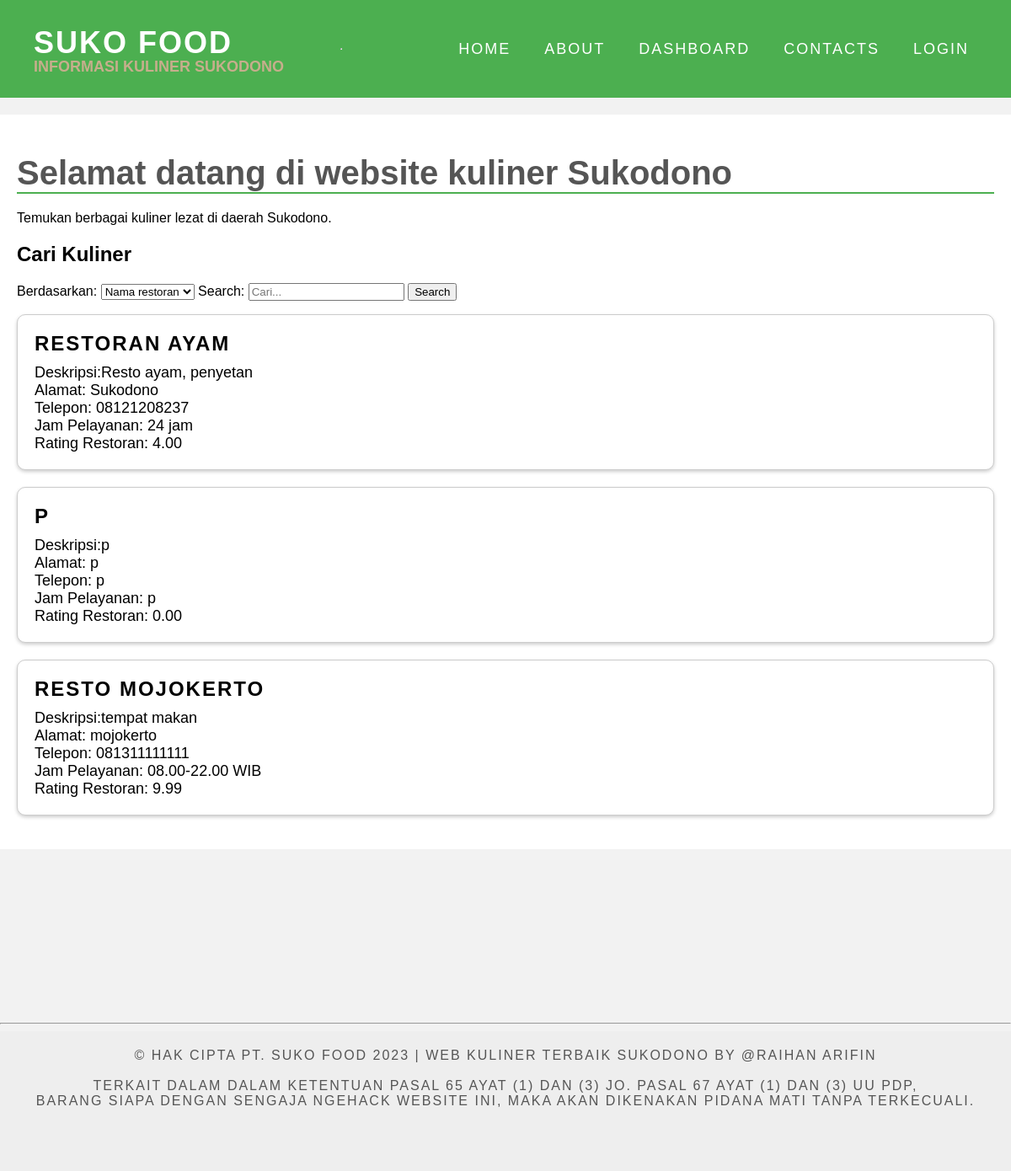
The page / on the database its author committed.
### tables this page shows
CREATE TABLE `restoran` (
  `id_restoran` int(11) NOT NULL,
  `nama` varchar(255) NOT NULL,
  `gambar` varchar(255) DEFAULT NULL,
  `alamat` varchar(255) NOT NULL,
  `telepon` varchar(20) NOT NULL,
  `jam_buka_jam_tutup` varchar(50) NOT NULL,
  `deskripsi` text NOT NULL,
  `menu` text NOT NULL,
  `rating_restoran` decimal(3,2) NOT NULL
);

### home.php (the view, shortened to what this page needs)
<div class="page">
</head>
<body>
  <h1 class="sel" >Selamat datang di website kuliner Sukodono</h1>
  <p>Temukan berbagai kuliner lezat di daerah Sukodono.</p>
  <h2>Cari Kuliner</h2>
  <form method="post" action="">
    <label for="kategori">Berdasarkan:</label>
    <select id="kategori" name="kategori">
      <option value="nama_restoran">Nama restoran</option>
    </select>
    <label for="search">Search:</label>
    <input type="text" name="search" id="search" autocomplete="off" placeholder="Cari...">
    <input type="submit" name="submit" value="Search">
  </form>
  <?php
  $servername = "localhost";
  $username = "root";
  $password = "";
  $dbname = "kuliner_sukodono";
  $conn = mysqli_connect($servername, $username, $password, $dbname);
  if(isset($_POST['submit'])) {
    $search = $_POST['search'];
    $kategori = $_POST['kategori'];
    $column = '';
    if ($kategori === 'nama_restoran') {
      $column = 'nama';
    } elseif ($kategori === 'rating_restoran') {
      $column = 'rating_restoran';
    } elseif ($kategori === 'alamat') {
    $column = 'alamat';
    } elseif ($kategori === 'menu') {
      $column = 'menu';
    }
    $sql = "SELECT * FROM restoran WHERE $column LIKE '%$search%'";
    $result = mysqli_query($conn, $sql);
    if(mysqli_num_rows($result) > 0) {
      while($row = mysqli_fetch_assoc($result)) {
        echo '<div class="card">';
        echo '<h3>' . $row["nama"] . '</h3>';
        echo '<p>Deskripsi:' . $row["deskripsi"] . '</p>';
        echo '<p>Menu: ' . $row["menu"] . '</p>';
        echo '<p>Alamat: ' . $row["alamat"] . '</p>';
        echo '<p>Telepon: ' . $row["telepon"] . '</p>';
        echo '<p>Jam Pelayanan: ' . $row["jam_buka_jam_tutup"] . '</p>';
        echo '<p>Rating Restoran: ' . $row["rating_restoran"] . '</p>';
        echo '</div>';
      }
      $sql = "INSERT INTO histori (kategori, search) VALUES ('$kategori', '$search')";
      mysqli_query($conn, $sql);
    } else {
      echo "Tidak ditemukan hasil pencarian";
      $sql = "INSERT INTO histori (kategori, search) VALUES ('$kategori', '$search')";
      mysqli_query($conn, $sql);
    }
  } else {
    $sql = "SELECT * FROM restoran";
    $result = mysqli_query($conn, $sql);
    while($row = mysqli_fetch_assoc($result)) {
        echo '<div class="card">';
        echo '<h3>' . $row["nama"] . '</h3>';
        echo '<p>Deskripsi:' . $row["deskripsi"] . '</p>';
        echo '<p>Alamat: ' . $row["alamat"] . '</p>';
        echo '<p>Telepon: ' . $row["telepon"] . '</p>';
        echo '<p>Jam Pelayanan: ' . $row["jam_buka_jam_tutup"] . '</p>';
        echo '<p>Rating Restoran: ' . $row["rating_restoran"] . '</p>';
        echo '</div>';
    }
  }
  ?>
</div>

### index.php (shortened to what this page needs)
<html lang="en">
<head>
    <link rel="stylesheet" href="iicss.css">
</head>
<body>
    <header>
    <h1 class="title">SUKO FOOD</h1>
    <br>
        <h3 class="desc">Informasi Kuliner Sukodono</h3>
        <hr>
        <nav id="navigation">
  <ul>
    <li><a href="index.php?page=home">Home</a></li>
    <li><a href="index.php?page=about">About</a></li>
    <li><a href="index.php?page=dash">Dashboard</a></li>
    <li><a href="index.php?page=contacts">Contacts</a></li>
    <?php
    if(isset($_SESSION['username'])) {
      echo '<li><a href="index.php?page=dash">Dashboard</a></li>';
      echo '<li><a href="index.php?page=profil">Profil</a></li>';
      echo '<li><a href="index.php?page=logout" onclick="return confirmLogout()">Logout</a></li>';
    } else {
      echo '<li><a href="login.php">Login</a></li>';
    }
    ?>
  </ul>
</nav>
    </header>
    <div id="contents">
        <?php
        if(isset($_GET['page'])){
            $page = $_GET['page'];
            switch ($page) {
                case 'home':
                include "home.php";
                break;
                case 'about':
                include "about.php";
                break;
                case 'contacts':
                include "contacts.php";
                break;
                case 'dash':
                include "dash.php";
                break;
                case 'profil':
                include "profil.php";
                break;
                case 'logout':
                include "logout.php";
                break;
                case 'rec':
                include "arec.php";
                break;
                case 'restoran':
                include "restoran.php";
                break;
                case 'user':
                include "user.php";
                break;
                case 'review':
                include "review.php";
                break;
                case 'histori':
                include "histori.php";
                break;
                case 'revieu':
                include "revieu.php";
                break;
            }
        }
else{
            include "home.php";
        }
        ?>
    </div>
<br><br><br><br><br><br><br><br><br><br><br>
<hr>
    <footer>
        &copy Hak Cipta PT. SUKO FOOD 2023 | Web Kuliner Terbaik Sukodono by @Raihan Arifin <br><br> Terkait dalam dalam ketentuan Pasal 65 ayat (1) dan (3) jo. Pasal 67 ayat (1) dan (3) UU PDP, <br> Barang siapa dengan sengaja ngehack website ini, maka akan dikenakan pidana mati tanpa terkecuali. <br><br><br><br>
    </footer>
</body>
</html>

### iicss.css (style rules this page uses)
body { font-family: 'Montserrat', sans-serif; background-color: #f2f2f2; margin: 0px; padding: 0px; }
header { background-color: #4CAF50; color: #fff; display: flex; align-items: center; justify-content: space-between; padding: 20px; margin-bottom: 20px; }
h1.title { font-size: 36px; margin-top: 10px; text-transform: uppercase; letter-spacing: 2px; margin-left: 20px; }
h3.desc { font-size: 18px; margin-top: 60px; position: absolute; color: #C6AE8C; margin-left: 20px; text-transform: uppercase; }
nav#navigation ul { display: flex; align-items: center; list-style: none; margin: 0; padding: 0; }
nav#navigation ul li { margin-right: 20px; }
nav#navigation ul li a { color: #fff; padding: 10px; text-decoration: none; font-size: 18px; text-transform: uppercase; letter-spacing: 2px; }
#contents { background-color: #fff; padding: 20px; }
.card { background: #fff; border: 1px solid #ccc; box-shadow: 0 2px 4px rgba(0, 0, 0, 0.2); padding: 20px; margin-bottom: 20px; border-radius: 10px; }
.card h3 { margin-top: 0; font-size: 24px; text-transform: uppercase; letter-spacing: 2px; margin-bottom: 10px; }
.card p { margin: 0; font-size: 18px; }
.sel { width: 100%; padding: 0px; border: none; border-bottom: 2px solid #4CAF50; margin-bottom: 20px; font-size: 40px; font-family: 'Montserrat', sans-serif; color: #555; outline: none; background-color: transparent; }
footer { background-color: #eee; color: #555; font-size: 16px; padding: 20px; text-align: center; text-transform: uppercase; letter-spacing: 2px; }

### rows shown on the page
restoran: nama "RESTORAN AYAM", deskripsi "Resto ayam, penyetan", alamat "Sukodono", telepon "08121208237", jam_buka_jam_tutup "24 jam", rating_restoran "4.00"
restoran: nama "P", deskripsi "p", alamat "p", telepon "p", jam_buka_jam_tutup "p", rating_restoran "0.00"
restoran: nama "RESTO MOJOKERTO", deskripsi "tempat makan", alamat "mojokerto", telepon "081311111111", jam_buka_jam_tutup "08.00-22.00 WIB", rating_restoran "9.99"
